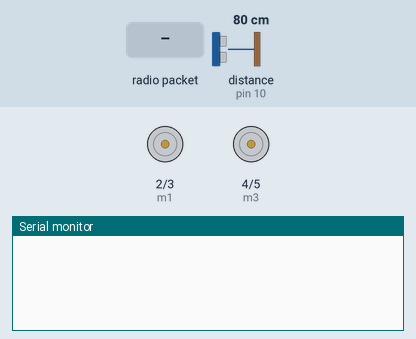
Simulated run of this sketch. Board: Arduino Uno, built with avr-gcc and run on an emulated ATmega328P. On the bench: motor-driver pin pairs drawn as motors (green arrow = first pin HIGH = forward, orange = second pin HIGH = backward, longer = more drive, scaled by the enable pin), the last lines printed to the serial monitor. Wiring (inferred from the names in the program): ultrasonic range finder: trigger pin 9; echo pin 10. Inputs (shaded band) come from the test bench; at power-on: distance to the obstacle (sensor on pin 10) 80 cm. The echo pulse lasts 58.3 µs per cm; no radio packets arrive unless stated.

Above: at 1.3 s.
1.4 s: radio packet "f" arrives
At 2.5 s:
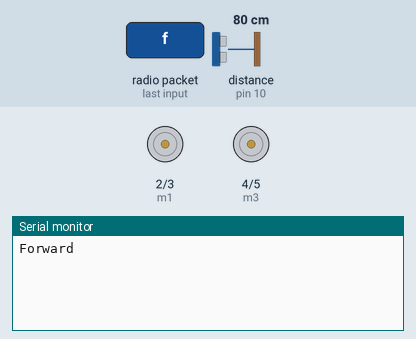
3.0 s: radio packet "b" arrives
At 4.2 s:
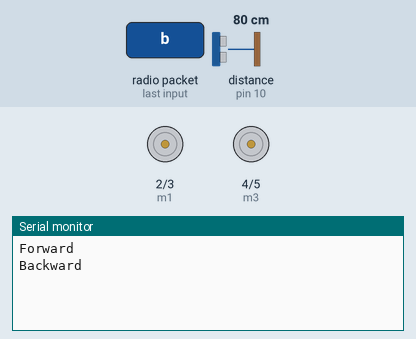
4.5 s: radio packet "r" arrives
At 5.7 s:
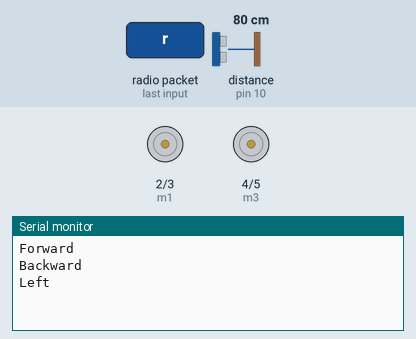
6.0 s: radio packet "l" arrives
At 6.5 s:
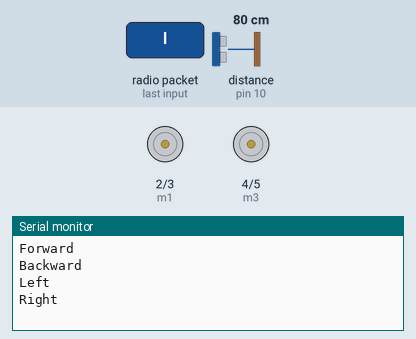
7.5 s: distance to the obstacle (sensor on pin 10) set to 7 cm
9.0 s: distance to the obstacle (sensor on pin 10) set to 4 cm
At 9.5 s:
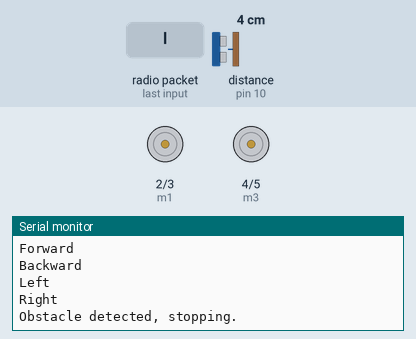

Measured:
- the behaviour switches between 6 and 5 cm on distance to the obstacle (sensor on pin 10) (found by bisection; images 4 and 5)
- after the input at 1.4 s, the serial monitor: prints a new line after 0.12 s (image 1)
- after the input at 3.0 s, the serial monitor: prints a new line at once (image 2)
- after the input at 4.5 s, the serial monitor: prints a new line after 0.05 s (image 3)
- after the input at 6.0 s, the serial monitor: prints a new line after 0.06 s (image 4)
- after the input at 9.0 s, the serial monitor: prints a new line after 0.08 s (image 5)

The sketch:

Reciever_Mod.ino
```cpp
#include <VirtualWire.h>

#define m1 2
#define m2 3
#define m3 4
#define m4 5
#define enA 6  // Adjust this pin number as per your wiring
#define enB 7  // Adjust this pin number as per your wiring

const int trigPin = 9;   // Trig pin of the HC-SR04
const int echoPin = 10;  // Echo pin of the HC-SR04

void setup() {
    vw_set_rx_pin(11);
    vw_setup(2000);
    pinMode(m1, OUTPUT);
    pinMode(m2, OUTPUT);
    pinMode(m3, OUTPUT);
    pinMode(m4, OUTPUT);
    pinMode(enA, OUTPUT);  // Enable pin A of the motor driver
    pinMode(enB, OUTPUT);  // Enable pin B of the motor driver
    pinMode(trigPin, OUTPUT);
    pinMode(echoPin, INPUT);
    vw_rx_start();
    Serial.begin(9600);
}

void loop() {
    uint8_t buf[VW_MAX_MESSAGE_LEN];
    uint8_t buflen = VW_MAX_MESSAGE_LEN;

    if (vw_get_message(buf, &buflen)) {
        if (buf[0] == 'f') {
            moveForward();
            Serial.println("Forward");
        }
        else if (buf[0] == 'b') {
            moveBackward();
            Serial.println("Backward");
        }
        else if (buf[0] == 'r') {
            turnLeft();
            Serial.println("Left");
        }
        else if (buf[0] == 'l') {
            turnRight();
            Serial.println("Right");
        }
        else if (buf[0] == 's') {
            stop();
            Serial.println("Stop");
        }
    }

    digitalWrite(trigPin, LOW);
    delayMicroseconds(2);
    digitalWrite(trigPin, HIGH);
    delayMicroseconds(10);
    digitalWrite(trigPin, LOW);

    unsigned long duration = pulseIn(echoPin, HIGH);
    // Speed of sound = 343 m/s or 0.0343 cm/microsecond
    // Divide by 2 to account for the time taken to travel to the object and back
    float distance = duration * 0.0343 / 2;

    if (distance < 5) {
        stop();
        Serial.println("Obstacle detected, stopping.");
    }

    delay(500); // Add a delay before the next measurement
}

void moveForward() {
    digitalWrite(m1, HIGH);
    digitalWrite(m2, LOW);
    digitalWrite(m3, HIGH);
    digitalWrite(m4, LOW);
}

void moveBackward() {
    digitalWrite(m1, LOW);
    digitalWrite(m2, HIGH);
    digitalWrite(m3, LOW);
    digitalWrite(m4, HIGH);
}

void turnLeft() {
    digitalWrite(m1, HIGH);
    digitalWrite(m2, LOW);
    digitalWrite(m3, LOW);
    digitalWrite(m4, LOW);
}

void turnRight() {
    digitalWrite(m1, LOW);
    digitalWrite(m2, LOW);
    digitalWrite(m3, HIGH);
    digitalWrite(m4, LOW);
}

void stop() {
    digitalWrite(m1, LOW);
    digitalWrite(m2, LOW);
    digitalWrite(m3, LOW);
    digitalWrite(m4, LOW);
}
```
